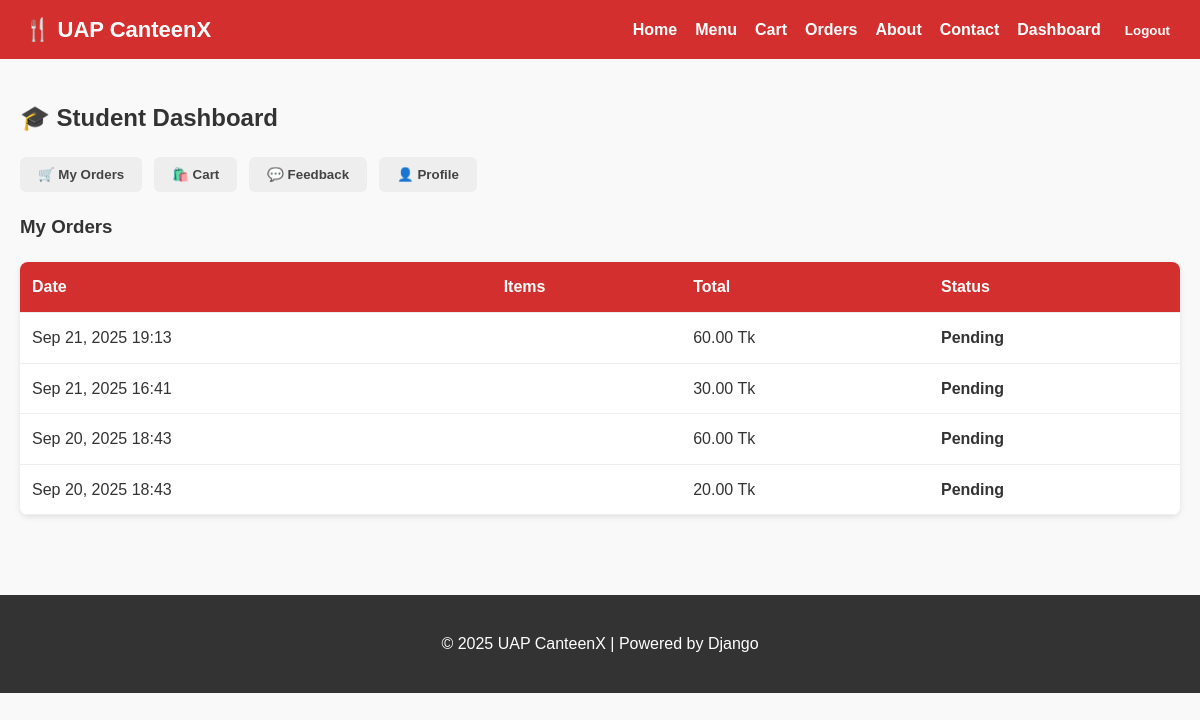
Before: /dashboard/ (signed in) with the older database file.
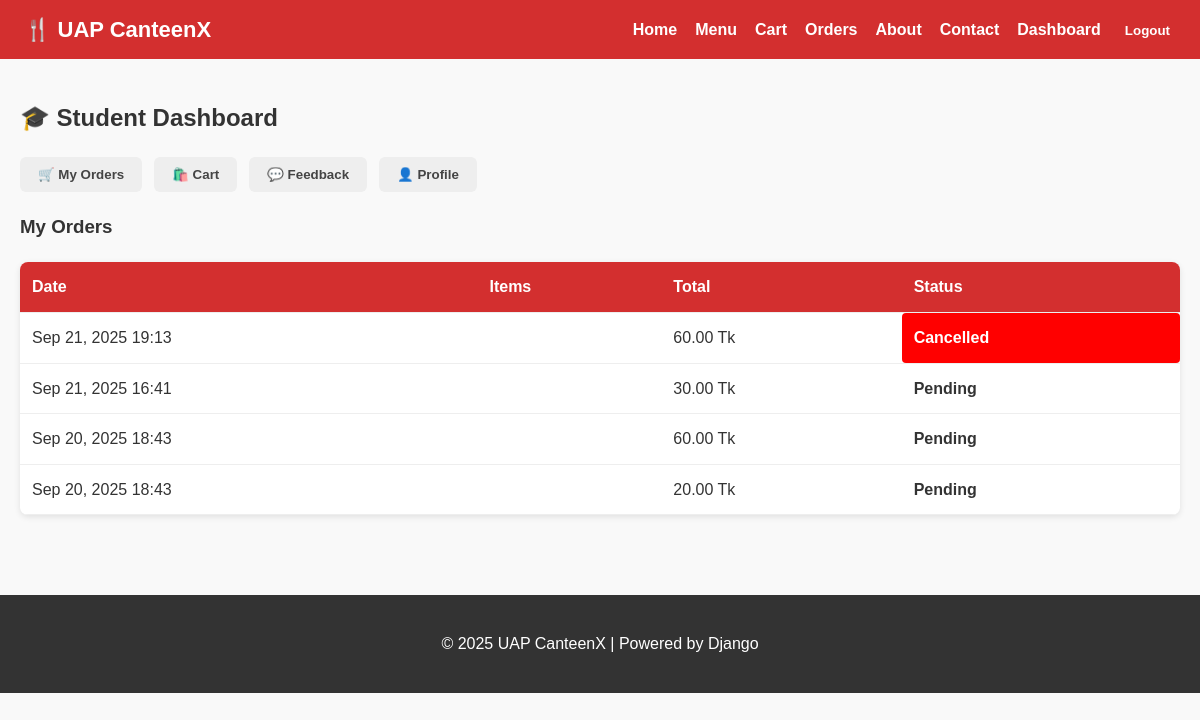
After: the same page with the newer database file.
### my_canteen/models.py (models this page shows, shortened)
class Order(models.Model):
    STATUS_CHOICES = [
        ('pending', 'Pending'),
        ('accepted', 'Accepted'),
        ('preparing', 'Preparing'),
        ('ready', 'Ready for pickup/delivery'),
        ('delivered', 'Delivered'),
        ('completed', 'Completed'),
        ('cancelled', 'Cancelled'),
    ]
    PAYMENT_STATUS = [
        ('unpaid', 'Unpaid'),
        ('paid', 'Paid'),
    ]
    user = models.ForeignKey(User, on_delete=models.CASCADE)
    total_price = models.DecimalField(max_digits=8, decimal_places=2, default=0)
    address = models.CharField(max_length=255)
    status = models.CharField(max_length=20, choices=STATUS_CHOICES, default='pending')
    payment_status = models.CharField(max_length=10, choices=PAYMENT_STATUS, default='unpaid')
    payment_method = models.CharField(max_length=30, blank=True, null=True)  # e.g., "cash", "card"
    note = models.CharField(max_length=255, blank=True, null=True)
    created_at = models.DateTimeField(auto_now_add=True)

### my_canteen/views.py (the view)
# urls.py: path('dashboard/', views.dashboard, name='dashboard'),
@login_required
def dashboard(request):
    profile = UserProfile.objects.get(user=request.user)
    role = profile.role
    if role in ["superadmin", "admin"]:
        orders = Order.objects.all().order_by('-created_at')
        items = MenuItem.objects.all()
    elif role == "staff":
        orders = Order.objects.filter(status__in=["accepted", "preparing"]).order_by('-created_at')
        items = None
    elif role == "vendor":
        orders = []
        items = MenuItem.objects.all()
    else:
        orders = Order.objects.filter(user=request.user).order_by('-created_at')
        items = None
    template_name = f"my_canteen/dashboard/{role}.html"
    return render(request, template_name, {"profile": profile, "orders": orders, "items": items})

### my_canteen/context_processors.py (called while the page is built)
def cart_count(request):
    cart = request.session.get("cart", {})
    return {"cart_count": sum(cart.values())}

### my_canteen/templates/my_canteen/dashboard/student.html (shortened to what this page needs)
{% extends "my_canteen/base.html" %}
{% block content %}
<h2>🎓 Student Dashboard</h2>
<div class="dashboard-tabs">
    <button class="tab-btn" onclick="showTab('orders')">🛒 My Orders</button>
    <button class="tab-btn" onclick="showTab('cart')">🛍️ Cart</button>
    <button class="tab-btn" onclick="showTab('feedback')">💬 Feedback</button>
    <button class="tab-btn" onclick="showTab('profile')">👤 Profile</button>
</div>
<div id="orders" class="tab-content active">
    <h3>My Orders</h3>
    <table class="orders-table">
        <tr><th>Date</th><th>Items</th><th>Total</th><th>Status</th></tr>
        {% for order in orders %}
        <tr>
            <td>{{ order.created_at|date:"M d, Y H:i" }}</td>
            <td>{% for item in order.items.all %} {{ item.name }} <br> {% endfor %}</td>
            <td>{{ order.total_price }} Tk</td>
            <td class="status {{ order.status }}">{{ order.status }}</td>
        </tr>
        {% empty %}<tr><td colspan="4">No orders yet.</td></tr>{% endfor %}
    </table>
</div>
{% endblock %}

### my_canteen/templates/my_canteen/base.html (shortened to what this page needs)
<!DOCTYPE html>
<html lang="en">
<head>
    {% load static %}
    <link rel="stylesheet" href="{% static 'my_canteen/css/styles.css' %}">
</head>
<body>
    <nav class="navbar">
        <div class="logo">🍴 UAP CanteenX</div>
        <ul class="nav-links">
            <li><a href="/">Home</a></li>
            <li><a href="/menu/">Menu</a></li>
            <li>
              <a href="/cart/">
                Cart
              </a>
            </li>
            <li><a href="/orders/">Orders</a></li>
            <li><a href="/about/">About</a></li>
            <li><a href="/contact/">Contact</a></li>
            {% if user.is_authenticated %}
                <li><a href="/dashboard/">Dashboard</a></li>
                <li>
                    <form action="/logout/" method="post" style="display:inline;">
                        <button type="submit"
                                style="background:none;
                                       border:none;
                                       color:white;
                                       font-weight:bold;
                                       cursor:pointer;">
                            Logout
                        </button>
                    </form>
                </li>
            {% else %}
                <li><a href="/login/">Login</a></li>
                <li><a href="/signup/">Signup</a></li>
            {% endif %}
        </ul>
    </nav>
    <main class="container">
        {% block content %}
        {% endblock %}
    </main>
    <footer>
        <p>© 2025 UAP CanteenX | Powered by Django</p>
    </footer>
</body>
</html>

### my_canteen/static/my_canteen/css/styles.css (style rules this page uses)
body { margin: 0; font-family: Arial, sans-serif; background: #f9f9f9; color: #333; line-height: 1.6; }
.navbar { background: #d32f2f; color: #fff; padding: 12px 24px; display: flex; justify-content: space-between; align-items: center; }
.navbar .logo { font-size: 22px; font-weight: bold; }
.navbar .nav-links { list-style: none; display: flex; gap: 18px; margin: 0; padding: 0; }
.navbar .nav-links a { color: #fff; text-decoration: none; font-weight: bold; transition: 0.3s; }
.container { padding: 20px; max-width: 1200px; margin: auto; }
.orders-table { width: 100%; border-collapse: collapse; margin-top: 20px; background: white; border-radius: 8px; overflow: hidden; box-shadow: 0 2px 6px rgba(0,0,0,0.1); }
.orders-table th, .orders-table td { padding: 12px; text-align: left; border-bottom: 1px solid #eee; }
.orders-table th { background: #d32f2f; color: white; }
.status { padding: 5px 10px; border-radius: 4px; font-weight: bold; text-transform: capitalize; }
.status.cancelled { background: red; color: white; }
.dashboard-tabs { margin: 20px 0; display: flex; gap: 12px; flex-wrap: wrap; }
.tab-btn { padding: 10px 18px; border: none; border-radius: 6px; background: #eee; cursor: pointer; font-weight: bold; color: #444; transition: all 0.3s ease; }
.tab-content { display: none; margin-top: 20px; }
.tab-content.active { display: block; animation: fadeIn 0.4s ease-in-out; }
footer { background: #333; color: #fff; text-align: center; padding: 20px; margin-top: 60px; }

Changed rows visible on the page:
changed Order: status "Pending" → "Cancelled"
